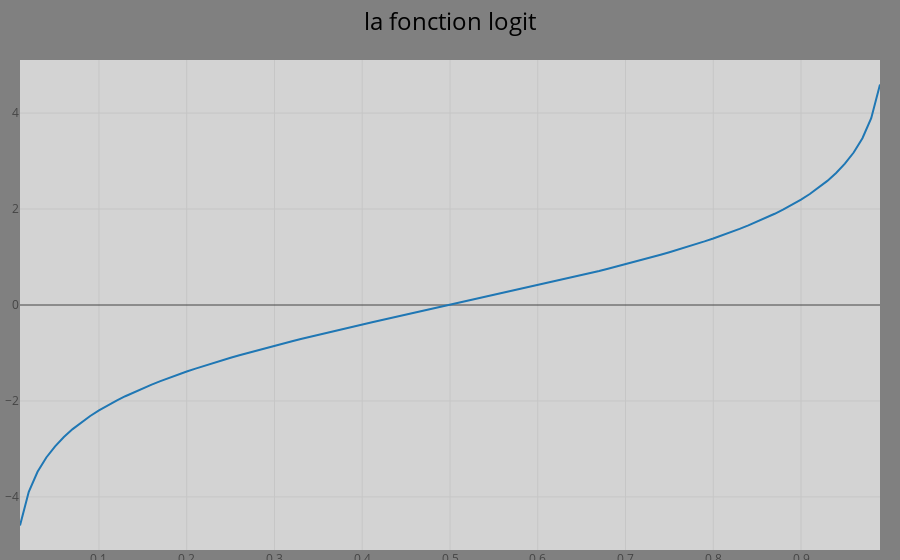

Write notebook code for a chart like this one.
### Markdown cell above
Cette méthode tire son nom de la fonction [logit](https://fr.wikipedia.org/wiki/Logit) qui est utilisé dans cette méthode. L'expression de cette fonction est la suivante.

$$\text{logit}(p) = ln\left(\frac{p}{1-p}\right)$$

où $p$ est défini sur $]0, 1[$. La base du logarithme n'a pas d'importance, tant qu'elle est supérieure à 1. On peut choisir le logarithme népérien où à base 10.

Voici son graphe en utilisant cette fois l'extension [plotly](https://plotly.com/python/).

### Code cell
import plotly.graph_objects as go
import numpy as np
import plotly.io as pio

# mon style personnalisé pour les graphiques
fond_gris = {
  'layout': go.Layout(
            title={'font_size':24, 'font_color':'black'},
            margin={'t': 60, 'b': 10, 'l': 20, 'r': 20},
            paper_bgcolor='gray',
            plot_bgcolor='lightgray'
  )
}
# plus d'info sur les personnalisations graphiques sur :
# https://plotly.com/python/templates/

# déclaration d'une série de points
p = np.arange(0.01, 1, 0.01)

# création de notre figure
fig = go.Figure(data=go.Scatter(x=p, y=np.log(p/(1-p))))

# mise à jour d'un titre et de la personnalisation
fig.update_layout(title='la fonction logit',
                  template=fond_gris)
fig.show()

### Figure 1 — Plotly figure (JSON) as saved in the notebook; plotly's stock layout.template omitted (floating-point values rounded to 4 significant figures)
{"data": [{"type": "scatter", "x": [0.01, 0.02, 0.03, 0.04, 0.05, 0.06, 0.07, 0.08, 0.09, 0.1, 0.11, 0.12, 0.13, 0.14, 0.15, 0.16, 0.17, 0.18, 0.19, 0.2, 0.21, 0.22, 0.23, 0.24, 0.25, 0.26, 0.27, 0.28, 0.29, 0.3, 0.31, 0.32, 0.33, 0.34, 0.35, 0.36, 0.37, 0.38, 0.39, 0.4, 0.41, 0.42, 0.43, 0.44, 0.45, 0.46, 0.47, 0.48, 0.49, 0.5, 0.51, 0.52, 0.53, 0.54, 0.55, 0.56, 0.57, 0.58, 0.59, 0.6, 0.61, 0.62, 0.63, 0.64, 0.65, 0.66, 0.67, 0.68, 0.69, 0.7, 0.71, 0.72, 0.73, 0.74, 0.75, 0.76, 0.77, 0.78, 0.79, 0.8, 0.81, 0.82, 0.83, 0.84, 0.85, 0.86, 0.87, 0.88, 0.89, 0.9, 0.91, 0.92, 0.93, 0.94, 0.95, 0.96, 0.97, 0.98, 0.99], "y": [-4.595, -3.892, -3.476, -3.178, -2.944, -2.752, -2.587, -2.442, -2.314, -2.197, -2.091, -1.992, -1.901, -1.815, -1.735, -1.658, -1.586, -1.516, -1.45, -1.386, -1.325, -1.266, -1.208, -1.153, -1.099, -1.046, -0.9946, -0.9445, -0.8954, -0.8473, -0.8001, -0.7538, -0.7082, -0.6633, -0.619, -0.5754, -0.5322, -0.4895, -0.4473, -0.4055, -0.364, -0.3228, -0.2819, -0.2412, -0.2007, -0.1603, -0.1201, -0.08004, -0.04001, 0, 0.04001, 0.08004, 0.1201, 0.1603, 0.2007, 0.2412, 0.2819, 0.3228, 0.364, 0.4055, 0.4473, 0.4895, 0.5322, 0.5754, 0.619, 0.6633, 0.7082, 0.7538, 0.8001, 0.8473, 0.8954, 0.9445, 0.9946, 1.046, 1.099, 1.153, 1.208, 1.266, 1.325, 1.386, 1.45, 1.516, 1.586, 1.658, 1.735, 1.815, 1.901, 1.992, 2.091, 2.197, 2.314, 2.442, 2.587, 2.752, 2.944, 3.178, 3.476, 3.892, 4.595]}], "layout": {"title": {"text": "la fonction logit"}}}
